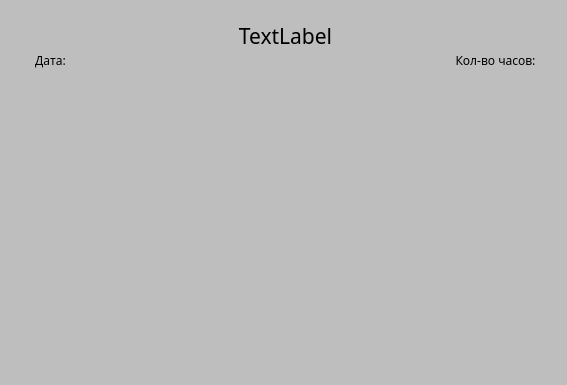
<?xml version="1.0" encoding="UTF-8"?>
<ui version="4.0">
 <class>Form</class>
 <widget class="QWidget" name="Form">
  <property name="geometry">
   <rect>
    <x>0</x>
    <y>0</y>
    <width>567</width>
    <height>385</height>
   </rect>
  </property>
  <property name="windowTitle">
   <string>Form</string>
  </property>
  <property name="styleSheet">
   <string notr="true">background-color: rgb(190, 190, 190);</string>
  </property>
  <widget class="QLabel" name="insights_label">
   <property name="geometry">
    <rect>
     <x>10</x>
     <y>10</y>
     <width>551</width>
     <height>51</height>
    </rect>
   </property>
   <property name="font">
    <font>
     <family>Bahnschrift Light SemiCondensed</family>
     <pointsize>16</pointsize>
    </font>
   </property>
   <property name="text">
    <string>TextLabel</string>
   </property>
   <property name="alignment">
    <set>Qt::AlignCenter</set>
   </property>
  </widget>
  <widget class="QLabel" name="insights_label_2">
   <property name="geometry">
    <rect>
     <x>10</x>
     <y>50</y>
     <width>81</width>
     <height>21</height>
    </rect>
   </property>
   <property name="font">
    <font>
     <family>Bahnschrift Light SemiCondensed</family>
     <pointsize>9</pointsize>
    </font>
   </property>
   <property name="text">
    <string>Дата:</string>
   </property>
   <property name="alignment">
    <set>Qt::AlignCenter</set>
   </property>
  </widget>
  <widget class="QLabel" name="insights_label_3">
   <property name="geometry">
    <rect>
     <x>450</x>
     <y>50</y>
     <width>91</width>
     <height>21</height>
    </rect>
   </property>
   <property name="font">
    <font>
     <family>Bahnschrift Light SemiCondensed</family>
     <pointsize>9</pointsize>
    </font>
   </property>
   <property name="text">
    <string>Кол-во часов:</string>
   </property>
   <property name="alignment">
    <set>Qt::AlignCenter</set>
   </property>
  </widget>
 </widget>
 <resources/>
 <connections/>
</ui>
